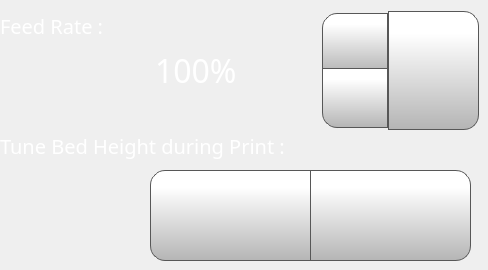
      <widget class="QWidget" name="feedRateTab">
       <attribute name="icon">
        <iconset>
         <normaloff>templates/img/FeedRate.png</normaloff>
         <normalon>templates/img/FeedRate_Selected.png</normalon>templates/img/FeedRate.png</iconset>
       </attribute>
       <attribute name="title">
        <string/>
       </attribute>
       <widget class="QLabel" name="feedRateLabelControlPage">
        <property name="geometry">
         <rect>
          <x>0</x>
          <y>10</y>
          <width>181</width>
          <height>31</height>
         </rect>
        </property>
        <property name="font">
         <font>
          <family>Gotham Light</family>
          <pointsize>15</pointsize>
          <weight>50</weight>
          <bold>false</bold>
         </font>
        </property>
        <property name="styleSheet">
         <string notr="true">color: rgb(255, 255, 255);
background-color: rgba(255, 255, 255, 0);</string>
        </property>
        <property name="text">
         <string>Feed Rate :</string>
        </property>
       </widget>
       <widget class="QPushButton" name="moveZMBabyStep">
        <property name="geometry">
         <rect>
          <x>310</x>
          <y>170</y>
          <width>161</width>
          <height>91</height>
         </rect>
        </property>
        <property name="minimumSize">
         <size>
          <width>0</width>
          <height>0</height>
         </size>
        </property>
        <property name="font">
         <font>
          <family>Gotham</family>
          <pointsize>15</pointsize>
         </font>
        </property>
        <property name="styleSheet">
         <string notr="true">QPushButton {
     border: 1px solid rgb(87, 87, 87);

	background-color: qlineargradient(spread:pad, x1:0, y1:1, x2:0, y2:0.188, stop:0 rgba(180, 180, 180, 255), stop:1 rgba(255, 255, 255, 255));
	border-bottom-right-radius: 15px;
	border-top-right-radius: 15px;
}

QPushButton:pressed {
    background-color: qlineargradient(x1: 0, y1: 0, x2: 0, y2: 1,
                                      stop: 0 #dadbde, stop: 1 #f6f7fa);
}

QPushButton:flat {
    border: none; /* no border for a flat push button */
}

QPushButton:default {
    border-color: navy; /* make the default button prominent */
}

QPushButton:focus {
	outline: none;
}</string>
        </property>
        <property name="text">
         <string/>
        </property>
        <property name="icon">
         <iconset>
          <normaloff>templates/img/arrows.png</normaloff>templates/img/arrows.png</iconset>
        </property>
        <property name="iconSize">
         <size>
          <width>40</width>
          <height>40</height>
         </size>
        </property>
        <property name="checkable">
         <bool>false</bool>
        </property>
        <property name="autoDefault">
         <bool>false</bool>
        </property>
        <property name="default">
         <bool>false</bool>
        </property>
        <property name="flat">
         <bool>false</bool>
        </property>
       </widget>
       <widget class="QPushButton" name="setFeedRateButton">
        <property name="geometry">
         <rect>
          <x>388</x>
          <y>11</y>
          <width>91</width>
          <height>119</height>
         </rect>
        </property>
        <property name="font">
         <font>
          <family>Gotham</family>
          <pointsize>13</pointsize>
         </font>
        </property>
        <property name="styleSheet">
         <string notr="true">QPushButton {
     border: 1px solid rgb(87, 87, 87);
	background-color: qlineargradient(spread:pad, x1:0, y1:1, x2:0, y2:0.188, stop:0 rgba(180, 180, 180, 255), stop:1 rgba(255, 255, 255, 255));
border-top-right-radius: 15px;
border-bottom-right-radius: 15px;

}

QPushButton:pressed {
    background-color: qlineargradient(x1: 0, y1: 0, x2: 0, y2: 1,
                                      stop: 0 #dadbde, stop: 1 #f6f7fa);
}

QPushButton:flat {
    border: none; /* no border for a flat push button */
}

QPushButton:default {
    border-color: navy; /* make the default button prominent */
}

QPushButton:focus {
	outline: none;
}</string>
        </property>
        <property name="text">
         <string/>
        </property>
        <property name="icon">
         <iconset>
          <normaloff>templates/img/verification-mark.png</normaloff>templates/img/verification-mark.png</iconset>
        </property>
        <property name="iconSize">
         <size>
          <width>50</width>
          <height>50</height>
         </size>
        </property>
       </widget>
       <widget class="QLabel" name="flowRateLabelControlPage_5">
        <property name="geometry">
         <rect>
          <x>0</x>
          <y>130</y>
          <width>421</width>
          <height>31</height>
         </rect>
        </property>
        <property name="font">
         <font>
          <family>Gotham Light</family>
          <pointsize>15</pointsize>
          <weight>50</weight>
          <bold>false</bold>
         </font>
        </property>
        <property name="styleSheet">
         <string notr="true">color: rgb(255, 255, 255);
background-color: rgba(255, 255, 255, 0);</string>
        </property>
        <property name="text">
         <string>Tune Bed Height during Print :</string>
        </property>
       </widget>
       <widget class="QPushButton" name="moveZPBabyStep">
        <property name="geometry">
         <rect>
          <x>150</x>
          <y>170</y>
          <width>161</width>
          <height>91</height>
         </rect>
        </property>
        <property name="minimumSize">
         <size>
          <width>0</width>
          <height>0</height>
         </size>
        </property>
        <property name="font">
         <font>
          <family>Gotham</family>
          <pointsize>15</pointsize>
         </font>
        </property>
        <property name="styleSheet">
         <string notr="true">QPushButton {
     border: 1px solid rgb(87, 87, 87);

	background-color: qlineargradient(spread:pad, x1:0, y1:1, x2:0, y2:0.188, stop:0 rgba(180, 180, 180, 255), stop:1 rgba(255, 255, 255, 255));
	border-bottom-left-radius: 15px;
	border-top-left-radius: 15px;
}

QPushButton:pressed {
    background-color: qlineargradient(x1: 0, y1: 0, x2: 0, y2: 1,
                                      stop: 0 #dadbde, stop: 1 #f6f7fa);
}

QPushButton:flat {
    border: none; /* no border for a flat push button */
}

QPushButton:default {
    border-color: navy; /* make the default button prominent */
}

QPushButton:focus {
	outline: none;
}</string>
        </property>
        <property name="text">
         <string/>
        </property>
        <property name="icon">
         <iconset>
          <normaloff>templates/img/arrows-5.png</normaloff>templates/img/arrows-5.png</iconset>
        </property>
        <property name="iconSize">
         <size>
          <width>40</width>
          <height>40</height>
         </size>
        </property>
        <property name="checkable">
         <bool>false</bool>
        </property>
        <property name="autoDefault">
         <bool>false</bool>
        </property>
        <property name="default">
         <bool>false</bool>
        </property>
        <property name="flat">
         <bool>false</bool>
        </property>
       </widget>
       <widget class="QSpinBox" name="feedRateSpinBox">
        <property name="geometry">
         <rect>
          <x>150</x>
          <y>10</y>
          <width>241</width>
          <height>121</height>
         </rect>
        </property>
        <property name="font">
         <font>
          <family>Gotham</family>
          <pointsize>24</pointsize>
         </font>
        </property>
        <property name="styleSheet">
         <string notr="true">QSpinBox {
    padding-right: 5px; /* make room for the arrows */
	color: rgb(255, 255, 255);
	background-color: rgba(255, 255, 255, 0);
   
}
QSpinBox ::text:selected {
	background-color: rgb(255, 146, 57);
   
}
QSpinBox::up-button {
     border: 1px solid rgb(87, 87, 87);


	background-color: qlineargradient(spread:pad, x1:0, y1:1, x2:0, y2:0.188, stop:0 rgba(180, 180, 180, 255), stop:1 rgba(255, 255, 255, 255));
    width: 60px;
     height: 54px;
    padding: 2px;
border-top-left-radius: 15px;
}

QSpinBox::up-arrow { image: url(./templates/img/arrows.png);
    width: 40px;
     height: 40px;
padding: 5px; }



QSpinBox::up-button:pressed {
    background-color: qlineargradient(x1: 0, y1: 0, x2: 0, y2: 1,
                                      stop: 0 #dadbde, stop: 1 #f6f7fa);
}


QSpinBox::down-button {
     border: 1px solid rgb(87, 87, 87);
border-bottom-left-radius: 15px;
	background-color: qlineargradient(spread:pad, x1:0, y1:1, x2:0, y2:0.188, stop:0 rgba(180, 180, 180, 255), stop:1 rgba(255, 255, 255, 255));
    width: 60px;
     height: 54px;
    padding: 2px;
}

QSpinBox::down-arrow {image: url(./templates/img/arrows-5.png);
    width: 40px;
     height: 40px;
padding: 5px;
}

QSpinBox::down-button:pressed {
    background-color: qlineargradient(x1: 0, y1: 0, x2: 0, y2: 1,
                                      stop: 0 #dadbde, stop: 1 #f6f7fa);

}

</string>
        </property>
        <property name="frame">
         <bool>false</bool>
        </property>
        <property name="readOnly">
         <bool>false</bool>
        </property>
        <property name="buttonSymbols">
         <enum>QAbstractSpinBox::UpDownArrows</enum>
        </property>
        <property name="accelerated">
         <bool>true</bool>
        </property>
        <property name="suffix">
         <string>%</string>
        </property>
        <property name="minimum">
         <number>50</number>
        </property>
        <property name="maximum">
         <number>200</number>
        </property>
        <property name="singleStep">
         <number>1</number>
        </property>
        <property name="value">
         <number>100</number>
        </property>
       </widget>
      </widget>
